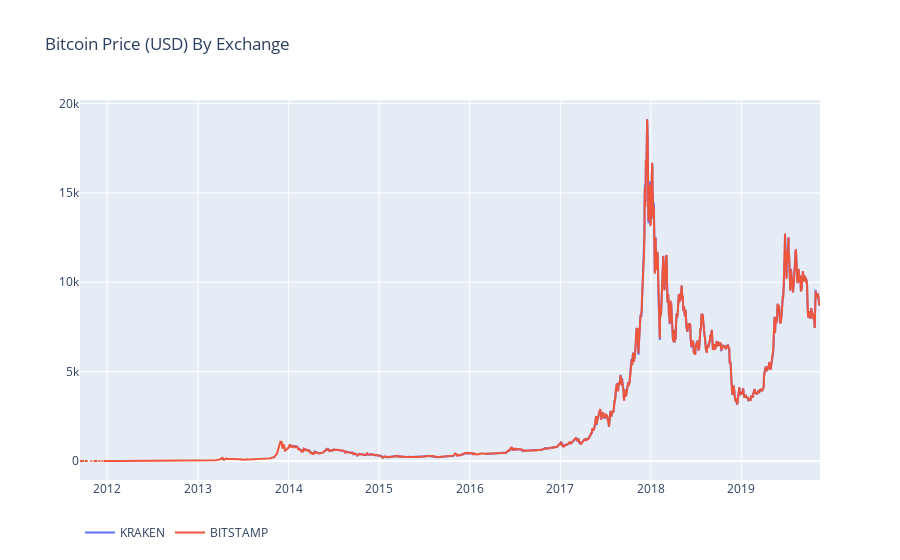

Notebook code for this chart:
### Markdown cell above
## Clean Data

### Code cell
# Remove "0" values
btc_usd_datasets.replace(0, np.nan, inplace=True)
# Plot the revised dataframe
df_scatter(btc_usd_datasets, 'Bitcoin Price (USD) By Exchange')

### Figure 1 — Plotly figure (JSON) as saved in the notebook; plotly's stock layout.template omitted (floating-point values rounded to 4 significant figures; data arrays with more than 128 entries replaced by an {"elided": "..."} marker saying what was removed)
{"data": [{"name": "KRAKEN", "type": "scatter", "visible": true, "x": {"elided": "2985 str values"}, "y": {"elided": "2985 float values"}}, {"name": "BITSTAMP", "type": "scatter", "visible": true, "x": {"elided": "2985 str values"}, "y": {"elided": "2985 float values"}}], "layout": {"legend": {"orientation": "h"}, "title": {"text": "Bitcoin Price (USD) By Exchange"}, "xaxis": {"type": "date"}, "yaxis": {"showticklabels": true, "title": {"text": ""}, "type": "linear"}}}
